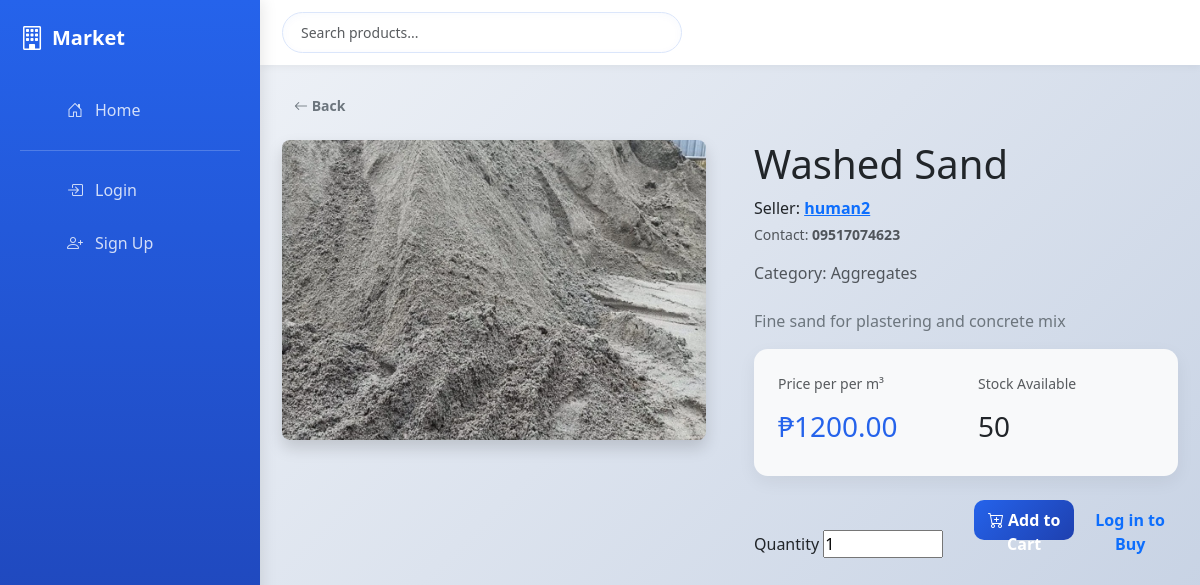
Screenshot of /product/2/ with the database file from the repository.
### core/models.py (models this page shows, shortened)
class Product(models.Model):
    seller = models.ForeignKey(settings.AUTH_USER_MODEL, on_delete=models.CASCADE, related_name='products')
    category = models.ForeignKey(Category, on_delete=models.SET_NULL, null=True, blank=True)
    name = models.CharField(max_length=255)
    description = models.TextField(blank=True)
    price = models.DecimalField(max_digits=10, decimal_places=2)
    unit = models.CharField(max_length=50, default='pcs')
    stock = models.PositiveIntegerField(default=0)
    brand = models.CharField(max_length=100, blank=True)
    created_at = models.DateTimeField(auto_now_add=True)

class ProductImage(models.Model):
    product = models.ForeignKey(Product, on_delete=models.CASCADE, related_name='images')
    image = models.ImageField(upload_to='products/')

class User(AbstractUser):
    is_seller = models.BooleanField(default=False)
    phone_number = models.CharField(max_length=30, blank=True)
    default_address = models.TextField(blank=True)
    seller_lat = models.DecimalField(max_digits=9, decimal_places=6, null=True, blank=True)
    seller_lng = models.DecimalField(max_digits=9, decimal_places=6, null=True, blank=True)

class Category(models.Model):
    name = models.CharField(max_length=100)
    def __str__(self):
        return self.name

### core/views.py (the view, shortened to what this page needs)
# urls.py: path('product/<int:pk>/', ProductDetailView.as_view(), name='product_detail'),
class ProductDetailView(DetailView, FormView):
    model = Product
    template_name = 'product_detail.html'
    form_class = AddToCartForm

### core/forms.py
class AddToCartForm(forms.Form):
    quantity = forms.IntegerField(min_value=1, initial=1)

### core/context_processors.py (called while the page is built, shortened)
def sidebar_info(request):
    data = {
        'sidebar_orders_count': 0,
        'sidebar_sales_total': 0,
        'sidebar_phone': '',
        'sidebar_address': '',
    }
    user = getattr(request, 'user', None)
    if not user or not user.is_authenticated:
        return data

### templates/product_detail.html (shortened to what this page needs)
{% extends 'base.html' %}
{% block content %}
<button class="btn btn-outline-secondary btn-sm mb-3" onclick="history.back()"><i class="bi bi-arrow-left"></i> Back</button>
<div class="row g-5">
  <div class="col-lg-6">
    {% if object.images.first %}
      <img src="{{ object.images.first.image.url }}" class="img-fluid rounded-3 shadow" style="object-fit:cover;height:300px;width:100%;">
    {% else %}
      <div class="bg-secondary rounded-3 d-flex align-items-center justify-content-center shadow" style="height:300px;color:white;">
        <i class="bi bi-image" style="font-size:40px;"></i>
      </div>
    {% endif %}
  </div>
  <div class="col-lg-6">
    <h1 class="mb-2">{{ object.name }}</h1>
    {% if object.seller %}
      <p class="mb-1">Seller: <a href="{% url 'seller_store' object.seller.pk %}"><strong>{{ object.seller.get_full_name|default:object.seller.username }}</strong></a></p>
      {% if object.seller.phone_number %}
        <p class="small text-muted">Contact: <strong>{{ object.seller.phone_number }}</strong></p>
      {% endif %}
    {% else %}
      <p class="mb-1">Seller: <strong>Marketplace</strong></p>
    {% endif %}
    <p class="text-muted mb-4">Category: {{ object.category }}</p>
    <p class="text-secondary">{{ object.description }}</p>
    <div class="card p-4 mb-4 border-0 bg-light">
      <div class="row">
        <div class="col-md-6">
          <p class="text-muted small">Price per {{ object.unit }}</p>
          <p class="h3" style="color: var(--primary);">₱{{ object.price }}</p>
        </div>
        <div class="col-md-6">
          <p class="text-muted small">Stock Available</p>
          <p class="h3">{{ object.stock }}</p>
        </div>
      </div>
    </div>
    {% if not user.is_superuser and not user.is_seller %}
    <form method="post" class="mb-4">
      <div class="row g-3 align-items-end">
        <div class="col-md-6">
          <label class="form-label">Quantity</label>
          {{ form.quantity }}
        </div>
        <div class="col-md-6 d-flex gap-2">
          {% if not user.is_superuser %}
            <button type="submit" name="add_to_cart" class="btn btn-primary flex-fill" style="height: 40px; font-weight: 600;"><i class="bi bi-cart-plus"></i> Add to Cart</button>
            {% if user.is_authenticated %}
              <button type="submit" name="buy_now" value="1" class="btn btn-success flex-fill" style="height: 40px; font-weight: 600;"><i class="bi bi-bag-check"></i> Buy Now</button>
            {% else %}
              <a href="{% url 'accounts_login' %}?next={% url 'product_detail' object.pk %}" class="btn btn-outline-primary flex-fill">Log in to Buy</a>
            {% endif %}
          {% else %}
            <div class="text-muted">Admin view - purchasing disabled.</div>
          {% endif %}
        </div>
      </div>
    </form>
    {% elif user.is_seller %}
    <div class="text-muted">Sellers cannot purchase products.</div>
    {% endif %}
  </div>
</div>
{% endblock %}

### static/css/styles.css (style rules this page uses)
body { font-family: system-ui, -apple-system, 'Segoe UI', Roboto, 'Helvetica Neue', Arial; }
.card { border: 0; }
input[type=number] { max-width: 120px; }

### templates/base.html (style rules this page uses)
:root { --primary: #2563eb; --primary-dark: #1e40af; --secondary: #64748b; --success: #16a34a; --warning: #ea580c; --danger: #dc2626; }
* { margin: 0; padding: 0; box-sizing: border-box; }
body { font-family: 'Segoe UI', Tahoma, Geneva, Verdana, sans-serif; background: linear-gradient(135deg, #f5f7fa 0%, #c3cfe2 100%); min-height: 100vh; display: flex; }
.card { border: 0; border-radius: 14px; box-shadow: 0 6px 18px rgba(3, 10, 22, 0.06); transition: transform 0.22s ease, box-shadow 0.22s ease; }
.btn { border-radius: 10px; font-weight: 600; transition: transform 0.14s ease, box-shadow 0.14s ease; border: 0; padding: 8px 12px; }
.btn-primary { background: linear-gradient(135deg, var(--primary), var(--primary-dark)); }

### rows the page displays
Product: images.first.image (picture), name "Washed Sand", seller.get_full_name "human2", seller.phone_number "09517074623", category "Aggregates", description "Fine sand for plastering and concrete mix", unit "per m³", price "1200.00", stock "50"
